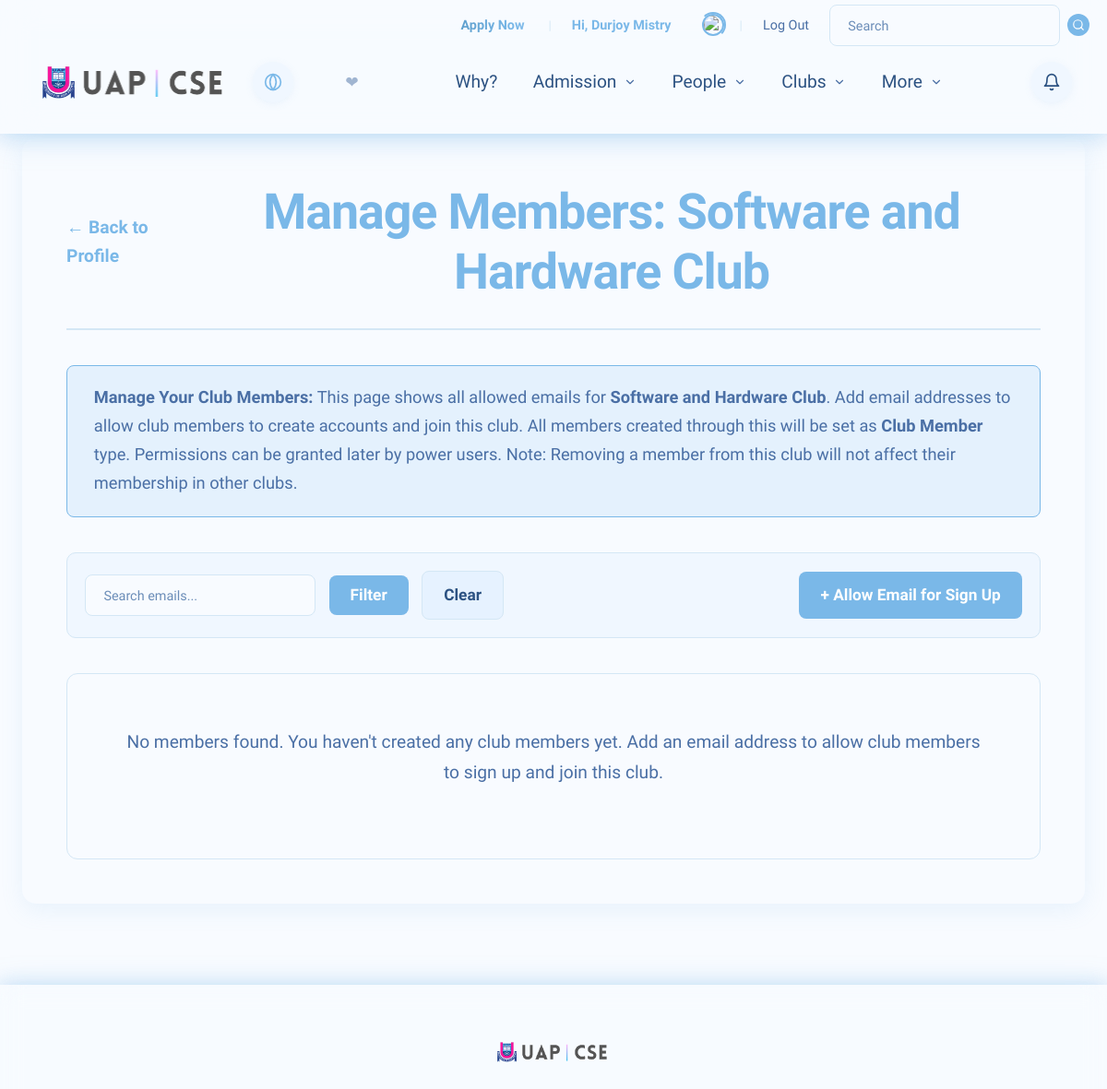
/clubs/1/allowed-emails/ (signed in, upper part), run on an earlier commit of the app's database.
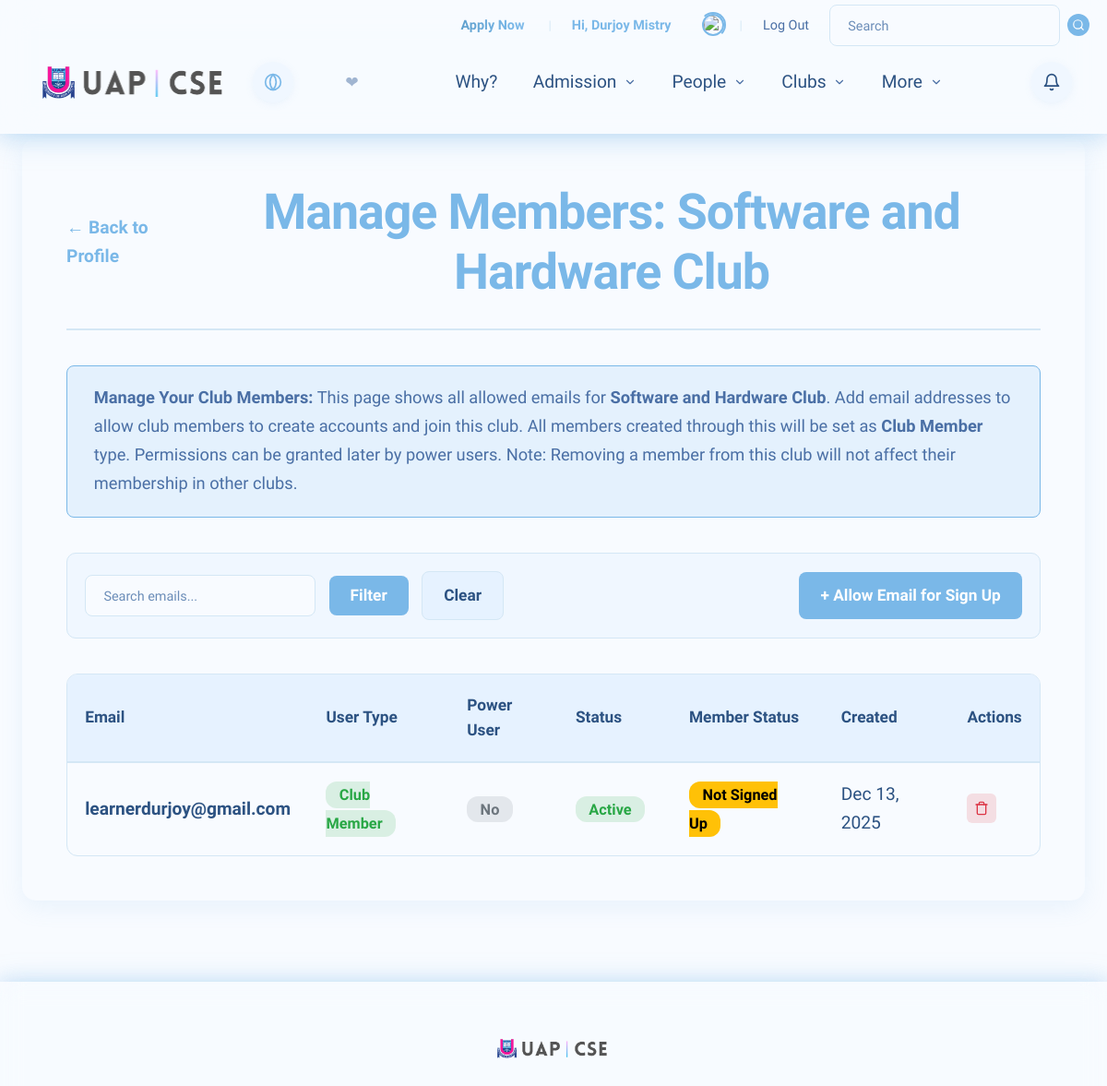
And on a later commit of the database.
### people/models.py (models this page shows, shortened)
class AllowedEmail(models.Model):
    USER_TYPE_CHOICES = [
        ('faculty', 'Faculty'),
        ('staff', 'Staff'),
        ('officer', 'Officer'),
        ('club_member', 'Club Member'),
    ]
    email = models.EmailField(
        unique=True,
        max_length=255,
        help_text="Email address that can sign up"
    )
    user_type = models.CharField(
        max_length=20,
        choices=USER_TYPE_CHOICES,
        help_text="Type of user this email belongs to"
    )
    is_power_user = models.BooleanField(
        default=False,
        help_text="Whether this email should create a power user account (can grant permissions)"
    )
    is_active = models.BooleanField(
        default=True,
        help_text="Allow this email to sign up (uncheck to prevent new signups)"
    )
    is_blocked = models.BooleanField(
        default=False,
        help_text="Block this user from logging in (blocks existing accounts)"
    )
    created_at = models.DateTimeField(
        auto_now_add=True,
        help_text="When this email was added to allowed list"
    )
    created_by = models.ForeignKey(
        'BaseUser',
        on_delete=models.SET_NULL,
        null=True,
        blank=True,
        related_name='created_allowed_emails',
        help_text="The user who created this allowed email"
    )
    club = models.ForeignKey(
        'clubs.Club',
        on_delete=models.SET_NULL,
        null=True,
        blank=True,
        related_name='allowed_emails',
        help_text="The club this email is associated with (for club_member type)"
    )
    blocked_at = models.DateTimeField(
        null=True,
        blank=True,
        help_text="When this email was blocked"
    )
    block_reason = models.TextField(
        blank=True,
        null=True,
        max_length=500,
        help_text="Reason for blocking (optional)"
    )
    class Meta:
        verbose_name = 'Allowed Email'
        verbose_name_plural = 'Allowed Emails'
        ordering = ['-created_at']

### clubs/views.py (the view)
# urls.py: path('<int:pk>/allowed-emails/', views.manage_club_allowed_emails, name='manage_allowed_emails'),
@login_required
def manage_club_allowed_emails(request, pk):
    club = get_object_or_404(Club, pk=pk)
    if not check_club_management_access(request.user, club):
        messages.error(request, 'You do not have permission to manage allowed emails for this club.')
        return redirect('people:user_profile')
    from people.models import AllowedEmail
    allowed_emails = AllowedEmail.objects.filter(
        user_type='club_member',
        is_power_user=False,
        club=club  # Filter by club instead of created_by
    ).order_by('-created_at')
    search_query = request.GET.get('search', '')
    if search_query:
        allowed_emails = allowed_emails.filter(email__icontains=search_query)
    context = {
        'club': club,
        'allowed_emails': allowed_emails,
        'search_query': search_query,
        'user': request.user,  # Pass user to template for permission checks
    }
    return render(request, 'clubs/manage_allowed_emails.html', context)

### clubs/context_processors.py (called while the page is built)
def clubs(request):
    clubs = Club.objects.all().order_by('sl', 'name')
    return {
        'clubs': clubs
    }

### clubs/views.py (called while the page is built)
def check_club_access(user):
    if not user.is_authenticated:
        return False
    if not user.has_permission('manage_club_settings'):
        return False
    user_type = user.user_type
    return user_type and user_type in ['faculty', 'officer']

def check_club_management_access(user, club=None):
    if not user.is_authenticated:
        return False
    if check_club_access(user):
        return True
    if club and check_club_convener_access(user, club):
        return True
    if club and check_club_president_access(user, club):
        return True
    return False

### designs/context_processors.py (called while the page is built)
def admission_elements(request):
    admission_elements = AdmissionElement.objects.all().order_by('sl')
    return {
        'admission_elements': admission_elements
    }

### people/templatetags/user_filters.py (called while the page is built, shortened)
@register.filter
def cache_bust(url, obj=None):
    if not url:
        return url

### templates/clubs/manage_allowed_emails.html (shortened to what the changed rows need)
{% extends 'base.html' %}
{% load static %}
{% block content %}
<div class="container">
    <section class="manage-emails-page">
        <div class="page-header">
            <h1>Manage Members: {{ club.name }}</h1>
        </div>
        <div class="emails-table-container">
            {% if allowed_emails %}
            <table class="emails-table">
                <thead>
                    <tr>
                        <th>Email</th>
                        <th>User Type</th>
                        <th>Power User</th>
                        <th>Status</th>
                        <th>Member Status</th>
                        <th>Created</th>
                        <th>Actions</th>
                    </tr>
                </thead>
                <tbody>
                    {% for email in allowed_emails %}
                    <tr>
                        <td><strong>{{ email.email }}</strong></td>
                        <td>
                            <span class="type-badge type-club_member">
                                {{ email.get_user_type_display }}
                            </span>
                        </td>
                        <td>
                            {% if email.is_power_user %}
                            <span class="level-badge" style="background: color-mix(in srgb, #007bff 15%, transparent); color: #007bff;">
                                Yes
                            </span>
                            {% else %}
                            <span class="level-badge level-1">
                                No
                            </span>
                            {% endif %}
                        </td>
                        <td>
                            {% if email.is_active %}
                            <span class="status-badge status-active">Active</span>
                            {% else %}
                            <span class="status-badge status-inactive">Inactive</span>
                            {% endif %}
                        </td>
                        <td>
                            {% if email.base_user %}
                                {% if email.base_user.club_member_profile %}
                                    <span class="status-badge status-active">Signed Up</span>
                                    <br><small style="color: var(--text-secondary);">{{ email.base_user.club_member_profile.name }}</small>
                                {% else %}
                                    <span class="status-badge" style="background: #ffc107; color: #000;">Pending</span>
                                {% endif %}
                            {% else %}
                                <span class="status-badge" style="background: #ffc107; color: #000;">Not Signed Up</span>
                            {% endif %}
                        </td>
                        <td>{{ email.created_at|date:"M d, Y" }}</td>
                        <td class="actions-col">
                            <a href="{% url 'clubs:delete_allowed_email' club.pk email.pk %}" class="action-icon-btn delete-icon-btn" title="Remove from this club">
                            </a>
                        </td>
                    </tr>
                    {% endfor %}
                </tbody>
            </table>
            {% else %}
            <div class="no-emails-message">
                <p>No members found. {% if search_query %}Try a different search term.{% else %}You haven't created any club members yet. Add an email address to allow club members to sign up and join this club.{% endif %}</p>
            </div>
            {% endif %}
        </div>
    </section>
</div>
{% endblock %}

What changed in the data, as far as the page shows it:
now on this page (row edited): AllowedEmail: email "learnerdurjoy@gmail.com", user_type "Club Member", is_power_user "No", is_active "Active", shows "Not Signed Up", created_at "Dec 13, 2025"
Also different on the page:
text no longer shown: "No members found. You haven't created any club members yet. Add an email address to allow club members to sign up and join this club."
text now shown: "Email User Type Power User Status Member Status Created Actions"
